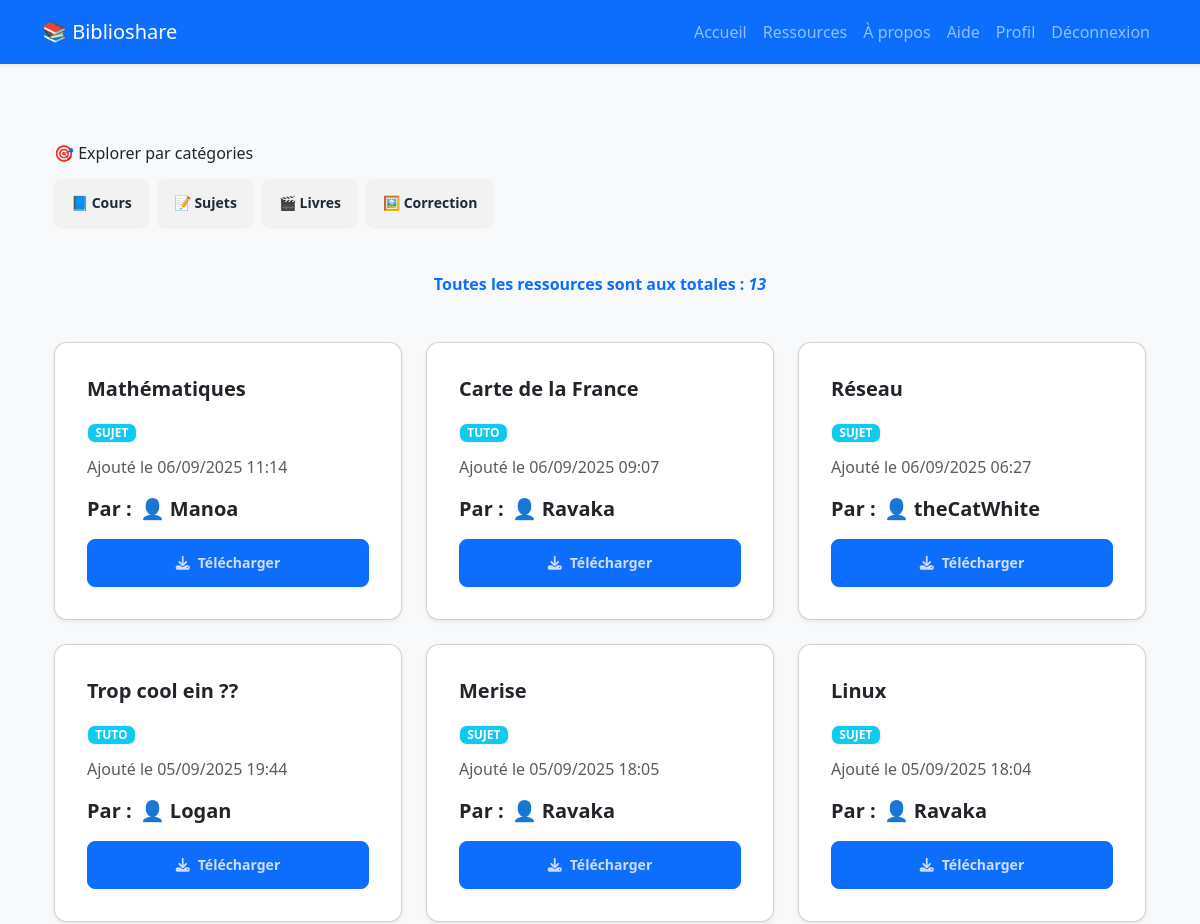
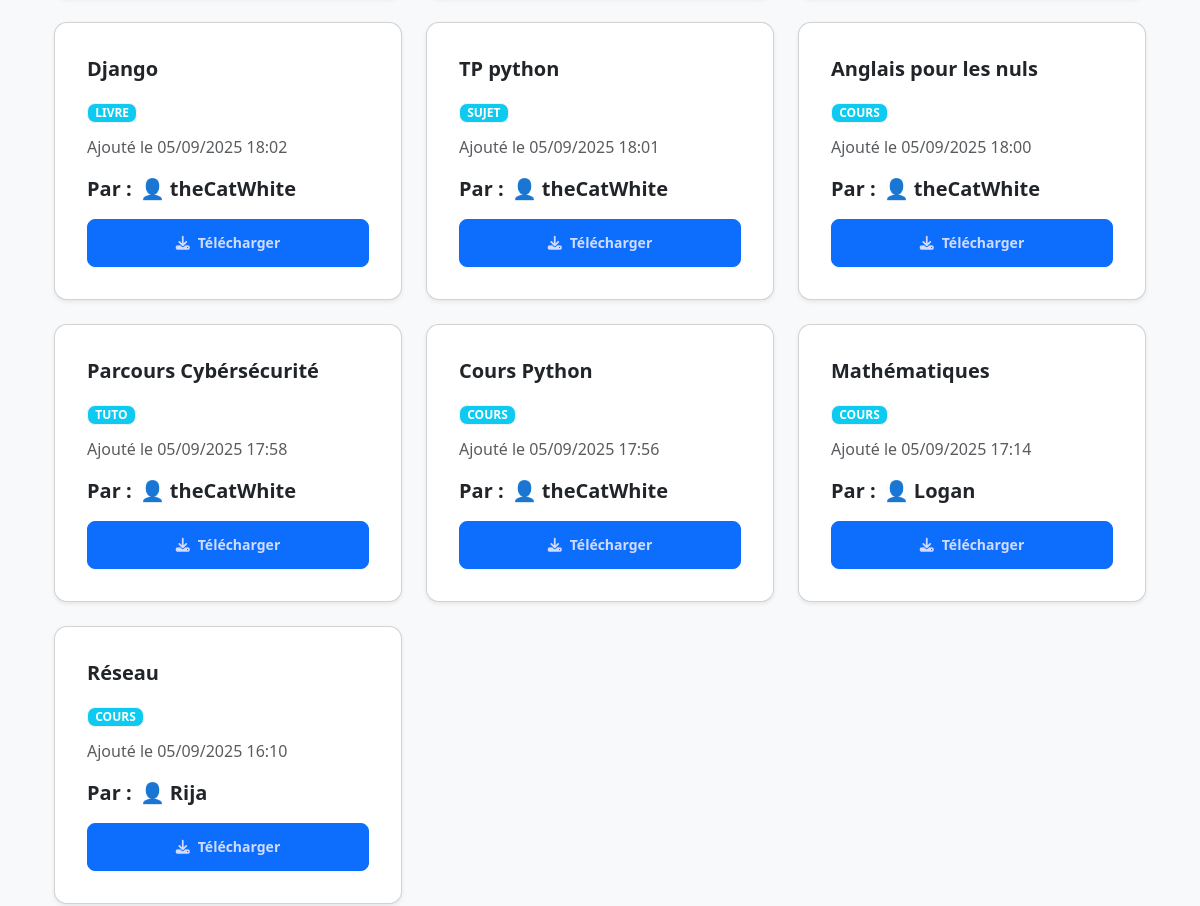
The app's page /fr/listes/ (signed in, upper part), older data (2 pictures, top to bottom).
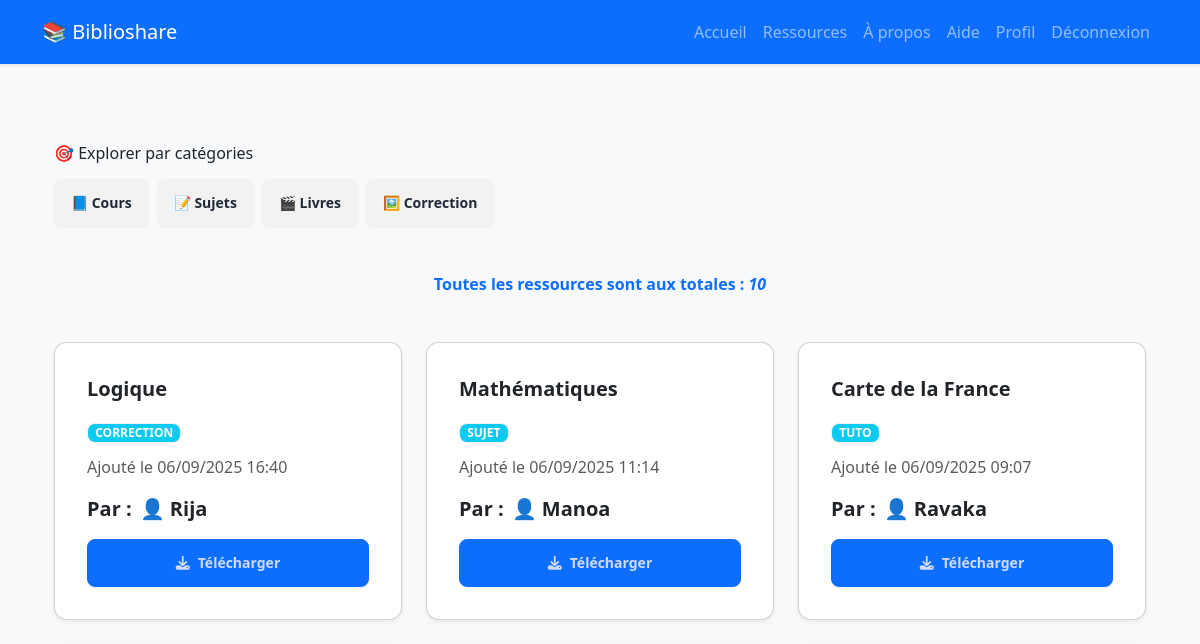
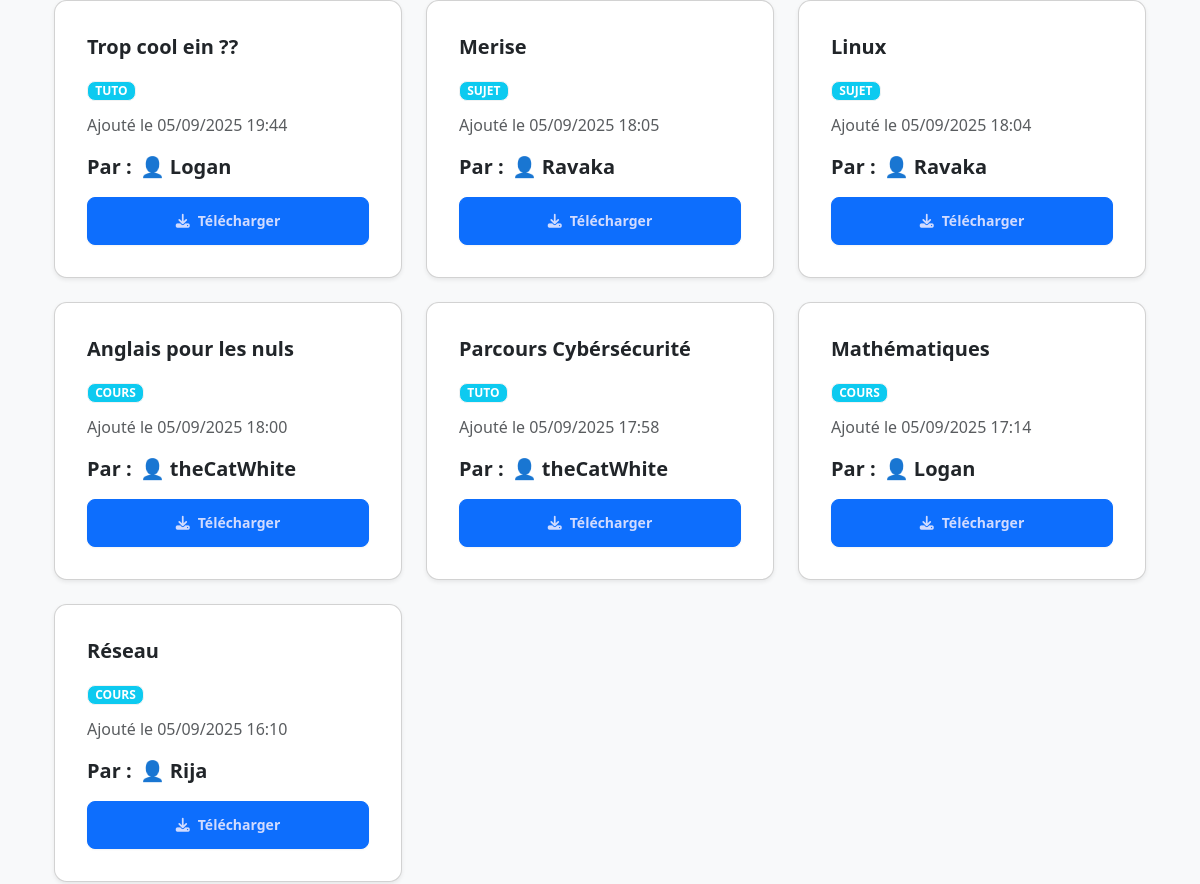
The same page, newer data (2 pictures, top to bottom).
### Ressource/models.py (models this page shows, shortened)
class Ressource(models.Model):
    TYPE_CHOICES = [
        ('cours', 'Cours'),
        ('sujet', 'Sujet'),
        ('correction', 'Correction'),
        ('tuto', 'Tutoriel'),
        ('livre', 'Livre'),
    ]
    titre = models.CharField(max_length=255)
    fichier = models.FileField(upload_to="ressources/")
    type = models.CharField(max_length=20, choices=TYPE_CHOICES)
    date_ajout = models.DateTimeField(auto_now_add=True)
    proprietaire = models.ForeignKey(settings.AUTH_USER_MODEL, on_delete=models.CASCADE, related_name="ressources")

### Ressource/views.py (the view)
# urls.py: path("listes/", views.liste_ressources, name="liste_ressources"),
@login_required
def liste_ressources(request):
    ressources = Ressource.objects.all().order_by("-date_ajout")
    return render(request, "ressource/liste.html", {"ressources": ressources})

### templates/ressource/liste.html (shortened to what this page needs)
{% extends "user/base.html" %}
{% load i18n %}
{% block content %}
<div class="container mt-5">
  <h3 class="mb-3">{% trans "🎯 Explorer par catégories" %}</h3>
  <div class="d-flex flex-wrap gap-2">
    <a href="{% url 'ressource:recherche_ressource' %}?q=cours" class="btn btn-outline-secondary">{% trans "📘 Cours" %}</a>
    <a href="{% url 'ressource:recherche_ressource' %}?q=sujet" class="btn btn-outline-secondary">{% trans "📝 Sujets" %}</a>
    <a href="{% url 'ressource:recherche_ressource' %}?q=livre" class="btn btn-outline-secondary">{% trans "🎬 Livres" %}</a>
    <a href="{% url 'ressource:recherche_ressource' %}?q=correction" class="btn btn-outline-secondary">{% trans "🖼️ Correction" %}</a>
  </div>
</div>
<div class="container mt-5">
    <h2 class="mb-4 text-center text-primary"><strong>{% trans "Toutes les ressources sont aux totales :" %} <em>{{ressources.count}}</em></strong></h2></br>
    {% if ressources %}
        <div class="row g-4">
            {% for r in ressources %}
                <div class="col-md-6 col-lg-4">
                    <div class="card shadow-sm card-hover h-100">
                        <div class="card-body d-flex flex-column">
                            <h5 class="card-title">{{ r.titre }}</h5>
                            <p class="mb-1">
                                <span class="badge bg-info badge-type "style="color:red;">{{ r.type }}</span>
                            </p>
                            <p class="card-text text-muted mb-2">
                                {% trans "Ajouté le" %} {{ r.date_ajout|date:"d/m/Y H:i" }}
                            </p>
                            <h5 class="card-title">{% trans "Par " %}:
                                <a href="{% url 'utilisateur:profil_utilisateur' r.proprietaire.id %}" class="fw-bold text-decoration-none">
                                👤 {{ r.proprietaire.username }}
                                </a>
                            </h5>
                            <a href="{% url 'ressource:telecharger_ressource' r.id%}" class="btn btn-primary mt-auto" download>
                                <i class="fas fa-download"></i> {% trans "Télécharger" %}
                            </a>
                        </div>
                    </div>
                </div>
            {% endfor %}
        </div>
    {% else %}
        <p class="text-center text-muted">{% trans "Vous n'avez encore partagé aucune ressource." %}</p>
    {% endif %}
</div>
<link rel="stylesheet" href="https://cdnjs.cloudflare.com/ajax/libs/font-awesome/6.4.2/css/all.min.css">
{% endblock %}

Row changes from the older to the newer data that the page shows:
removed Ressource: titre "Réseau", type "SUJET", date_ajout "06/09/2025 06:27", proprietaire.username "theCatWhite"
removed Ressource: titre "Django", type "LIVRE", date_ajout "05/09/2025 18:02", proprietaire.username "theCatWhite"
removed Ressource: titre "TP python", type "SUJET", date_ajout "05/09/2025 18:01", proprietaire.username "theCatWhite"
removed Ressource: titre "Cours Python", type "COURS", date_ajout "05/09/2025 17:56", proprietaire.username "theCatWhite"
added Ressource: titre "Logique", type "CORRECTION", date_ajout "06/09/2025 16:40", proprietaire.username "Rija"
Text that changed along with them:
{{ ressources.count }}: "13" → "10"
